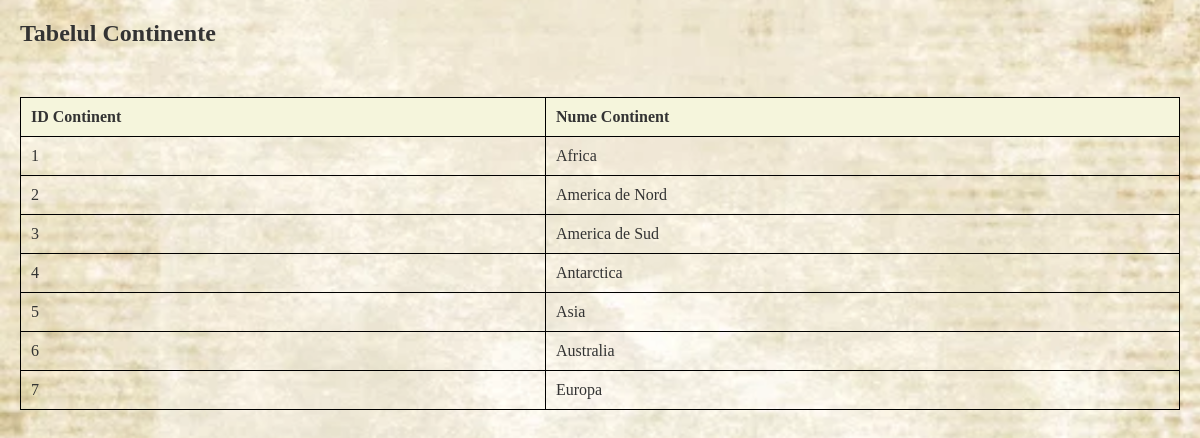
The page /continente.php on the database its author committed.
### tables this page shows
CREATE TABLE `continente` (
  `ID_Continent` int(11) NOT NULL AUTO_INCREMENT,
  `Nume_Continent` varchar(255) NOT NULL,
  PRIMARY KEY (`ID_Continent`)
);

### continente.php (the view, shortened to what this page needs)
<!DOCTYPE html>
<html lang="en">
<head>
    <link rel="stylesheet" href="style.css">
</head>
<body>
</body>
</html>
<?php
include 'index.php';
$sql = "SELECT * FROM continente";
$result = mysqli_query($conn, $sql);
if ($result && mysqli_num_rows($result) > 0) {
    echo "<h2>Tabelul Continente</h2>";
    echo "<table border='1'>";
    echo "<tr><th>ID Continent</th><th>Nume Continent</th></tr>";
    while($row = mysqli_fetch_assoc($result)) {
        echo "<tr><td>" . $row["ID_Continent"] . "</td><td>" . $row["Nume_Continent"] . "</td></tr>";
    }
    echo "</table>";
} else {
    echo "Nu s-au gasit inregistrari in tabelul Continente.";
}
?>

### style.css (style rules this page uses)
* { margin: 0; padding: 0; box-sizing: border-box; font-family: "Rye", serif; }
body { background-color: #f9f9f9; color: #333; padding: 20px; background-image: url("photos/paper.png"); background-size: cover; background-position: center; }
table { width: 100%; border-collapse: collapse; margin-top: 20px; }
table th, table td { border: 1px solid black; padding: 10px; text-align: left; }
table th { background-color: #f5f5dc; font-weight: bold; }
table tr { background-color: transparent; }
h2 { margin-bottom: 50px; }

### rows shown on the page
continente: ID_Continent "1", Nume_Continent "Africa"
continente: ID_Continent "2", Nume_Continent "America de Nord"
continente: ID_Continent "3", Nume_Continent "America de Sud"
continente: ID_Continent "4", Nume_Continent "Antarctica"
continente: ID_Continent "5", Nume_Continent "Asia"
continente: ID_Continent "6", Nume_Continent "Australia"
continente: ID_Continent "7", Nume_Continent "Europa"
